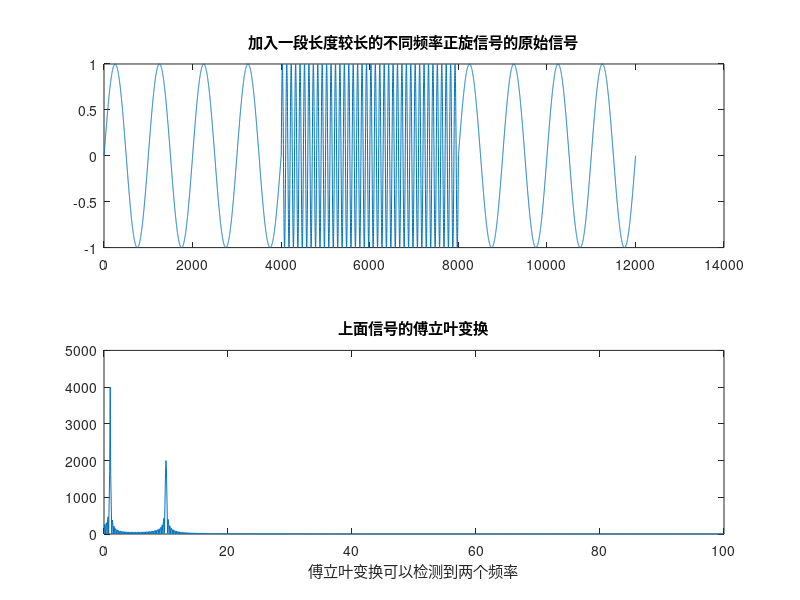
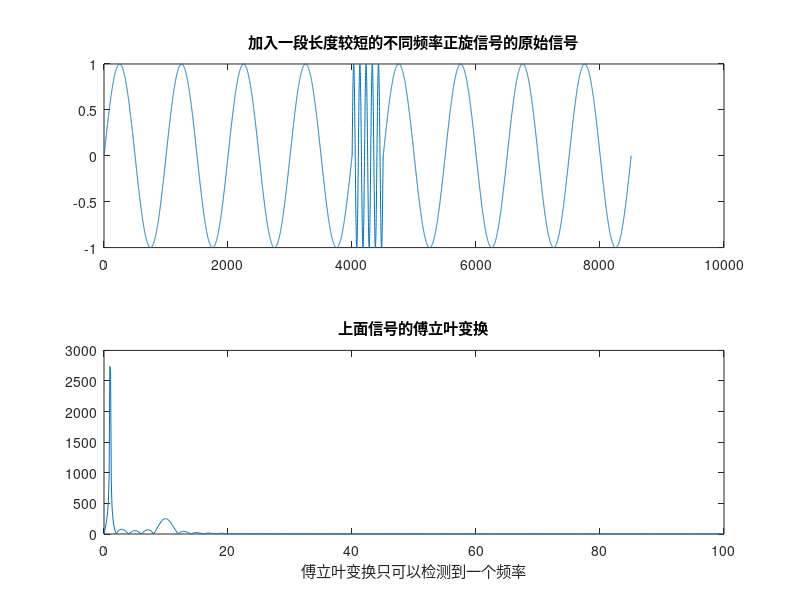
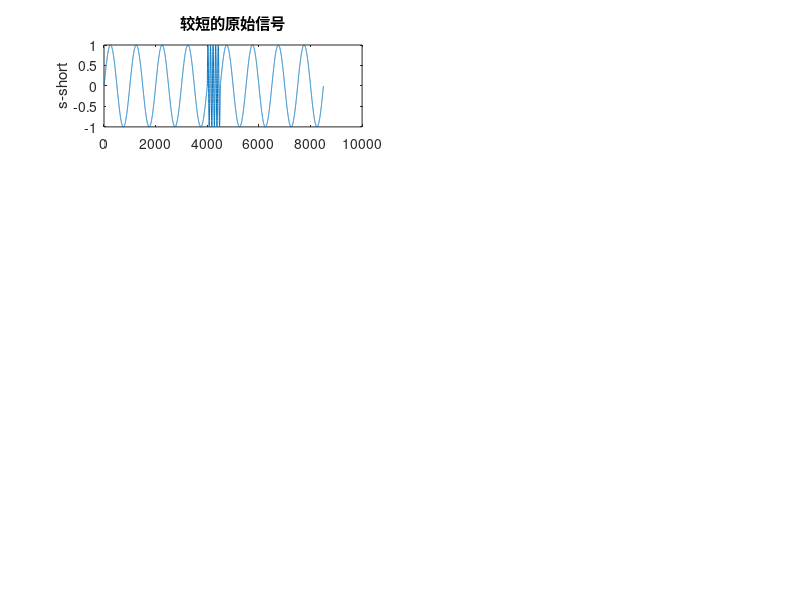

Source code (MATLAB) for these figures, in order: (Note: this script raises an error after producing the figures.)
clear all;
% 在一段正旋信号中间加入一段长度不同，且频率不同的正旋信号
t=0:0.001:4;
t_short=0:0.001:0.5;
s1=sin(2*pi*t);
s2=sin(20*pi*t);
s2_short=sin(20*pi*t_short);
s3=sin(2*pi*t);
s=[s1,s2,s3];    % 在一段正旋信号中间加入一段长度较长，且频率不同的正旋信号
s_short=[s1,s2_short,s3];    % 在一段正旋信号中间加入一段长度较短，且频率不同的正旋信号
figure(1);
subplot(211);
plot(s);
title('加入一段长度较长的不同频率正旋信号的原始信号');
s_fft=abs(fft(s));
s_ff=(0:round(length(s)/10))/(length(s)*(t(2)-t(1)));
subplot(212);
plot(s_ff,s_fft(1:round(length(s)/10)+1));
title('上面信号的傅立叶变换');
xlabel('傅立叶变换可以检测到两个频率');
figure(2);
subplot(211);
plot(s_short);
title('加入一段长度较短的不同频率正旋信号的原始信号');
s_short_fft=abs(fft(s_short));
s_short_ff=(0:round(length(s_short)/10))/(length(s_short)*(t(2)-t(1)));
subplot(212);
plot(s_short_ff,s_short_fft(1:round(length(s_short)/10)+1));
title('上面信号的傅立叶变换');
xlabel('傅立叶变换只可以检测到一个频率');
figure(3);
subplot(421);plot(s_short);
title('较短的原始信号');
ylabel('s-short');
[c,l]=wavedec(s_short,6,'db3');  %采用db3小波并对较短的原始信号进行六层分解
apcmp=wrcoef('a',c,l,'db3',6);
subplot(422);plot(apcmp);
ylabel('ca6');
for i=1:6
    decmp=wrcoef('d',c,l,'db3',7-i);
    subplot(4,2,2+i);
    plot(decmp);
    ylabel(['d',num2str(7-i)]);
end